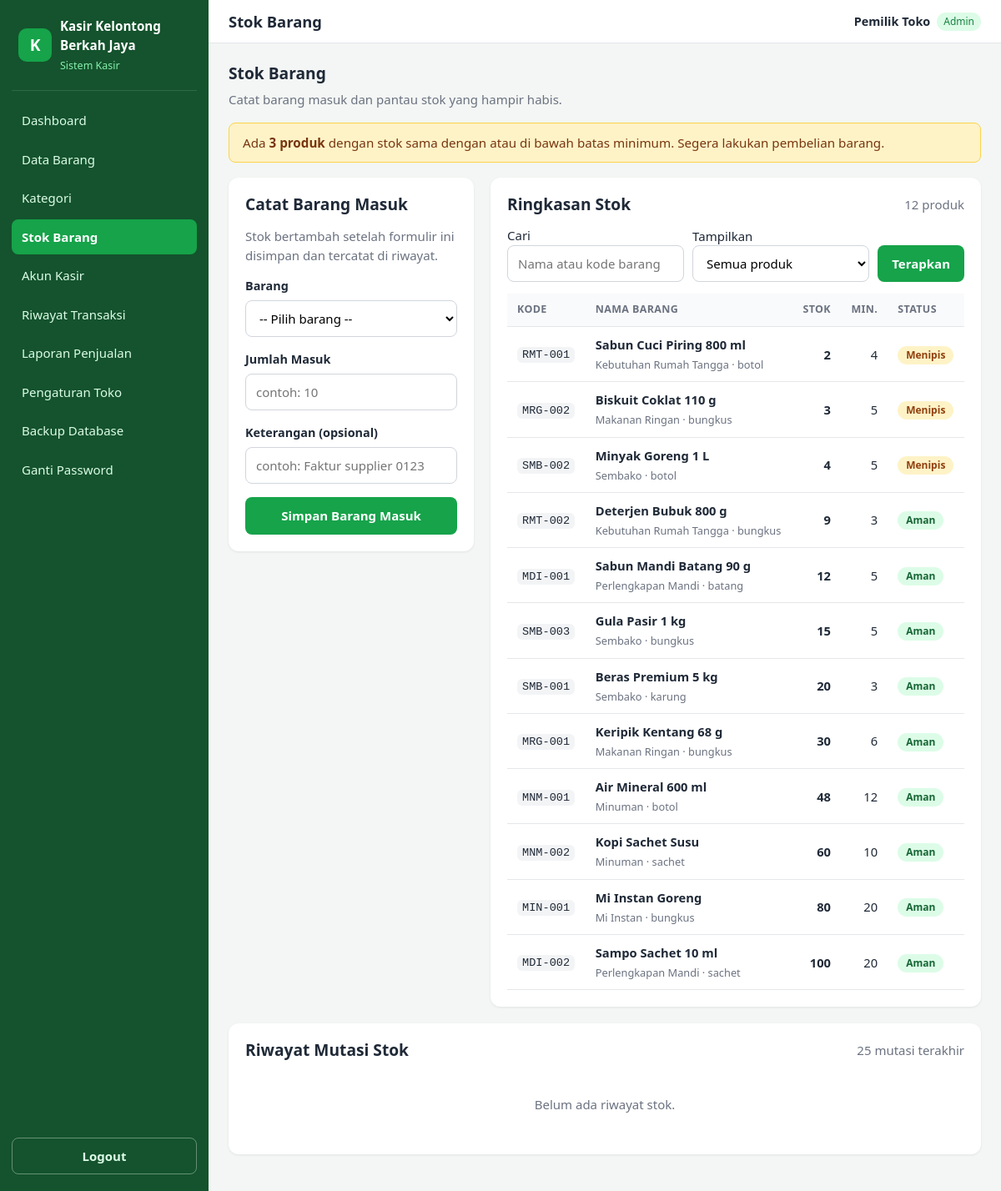
Page /admin/stok/index.php (signed in) on the committed database.
### tables this page shows
CREATE TABLE users (
    id INT UNSIGNED NOT NULL AUTO_INCREMENT,
    username VARCHAR(50) NOT NULL,
    password VARCHAR(255) NOT NULL,  
    nama_lengkap VARCHAR(100) NOT NULL,
    role ENUM('admin', 'kasir') NOT NULL DEFAULT 'kasir',
    is_active TINYINT(1) NOT NULL DEFAULT 1,
    created_at DATETIME NOT NULL DEFAULT CURRENT_TIMESTAMP,
    updated_at DATETIME NULL ON UPDATE CURRENT_TIMESTAMP,
    PRIMARY KEY (id),
    CONSTRAINT uq_users_username UNIQUE (username)
);

CREATE TABLE products (
    id INT UNSIGNED NOT NULL AUTO_INCREMENT,
    kode_barang VARCHAR(30) NOT NULL,
    nama_barang VARCHAR(150) NOT NULL,
    category_id INT UNSIGNED NULL,
    satuan VARCHAR(20) NOT NULL DEFAULT 'pcs',
    harga_modal DECIMAL(12, 2) NOT NULL DEFAULT 0,
    harga_jual DECIMAL(12, 2) NOT NULL DEFAULT 0,
    stok INT NOT NULL DEFAULT 0,
    stok_minimum INT NOT NULL DEFAULT 5,
    is_active TINYINT(1) NOT NULL DEFAULT 1,
    created_at DATETIME NOT NULL DEFAULT CURRENT_TIMESTAMP,
    updated_at DATETIME NULL ON UPDATE CURRENT_TIMESTAMP,
    PRIMARY KEY (id),
    CONSTRAINT uq_products_kode UNIQUE (kode_barang),
    CONSTRAINT chk_products_harga CHECK (
        harga_modal >= 0
        AND harga_jual >= 0
    ),
    CONSTRAINT chk_products_stok CHECK (
        stok >= 0
        AND stok_minimum >= 0
    ),
    CONSTRAINT fk_products_category FOREIGN KEY (category_id) REFERENCES categories (id) ON DELETE SET NULL ON UPDATE CASCADE
);

CREATE TABLE categories (
    id INT UNSIGNED NOT NULL AUTO_INCREMENT,
    nama_kategori VARCHAR(100) NOT NULL,
    created_at DATETIME NOT NULL DEFAULT CURRENT_TIMESTAMP,
    PRIMARY KEY (id),
    CONSTRAINT uq_categories_nama UNIQUE (nama_kategori)
);

### config/database.php (called while the page is built, shortened)
<?php
function db(): PDO
{
    static $pdo = null;
    if ($pdo instanceof PDO) {
        return $pdo;
    }
    $dsn = 'mysql:host=' . DB_HOST . ';dbname=' . DB_NAME . ';charset=' . DB_CHARSET;
    $options = [
        PDO::ATTR_ERRMODE            => PDO::ERRMODE_EXCEPTION,
        PDO::ATTR_DEFAULT_FETCH_MODE => PDO::FETCH_ASSOC,
        PDO::ATTR_EMULATE_PREPARES   => false,
    ];
    try {
        $pdo = new PDO($dsn, DB_USER, DB_PASS, $options);
    } catch (PDOException $e) {
        error_log('[DB] Koneksi gagal: ' . $e->getMessage());
        http_response_code(500);
        exit('Koneksi database gagal. Pastikan MySQL di Laragon sudah berjalan dan pengaturan di config/database.php sudah benar.');
    }
    return $pdo;
}

### includes/auth.php (called while the page is built, shortened)
<?php
function current_user(): ?array
{
    static $cache = null;
    if ($cache !== null) {
        return $cache;
    }
    $id = $_SESSION['user_id'] ?? null;
    $stmt = db()->prepare(
        'SELECT id, username, nama_lengkap, role, is_active
           FROM users
          WHERE id = ?
          LIMIT 1'
    );
    $stmt->execute([(int) $id]);
    $row = $stmt->fetch();
    $cache = $row;
    return $cache;
}
function is_logged_in(): bool
{
    return current_user() !== null;
}
function require_login(): void
{
    if (!is_logged_in()) {
        $expired = !empty($_SESSION['session_expired']);
        unset($_SESSION['session_expired']);
        set_flash('info', $expired
            ? 'Sesi Anda berakhir karena tidak ada aktivitas. Silakan login kembali.'
            : 'Silakan login terlebih dahulu.');
        redirect('auth/login.php');
    }
}
function require_role(string ...$roles): void
{
    require_login();
}

### admin/stok/index.php (the view, shortened to what this page needs)
<?php
require_role(ROLE_ADMIN);
$pageTitle  = 'Stok Barang';
$pdo     = db();
$q       = mb_substr(trim((string) ($_GET['q'] ?? '')), 0, 100);
$filter  = ($_GET['status'] ?? '') === 'menipis' ? 'menipis' : 'semua';
$page    = max(1, (int) ($_GET['page'] ?? 1));
$perPage = 15;
$where  = ['p.is_active = 1'];
$params = [];
$sqlDari = ' FROM products p
             LEFT JOIN categories k ON k.id = p.category_id
            WHERE ' . implode(' AND ', $where);
$stmt = $pdo->prepare('SELECT COUNT(*)' . $sqlDari);
$stmt->execute($params);
$total = (int) $stmt->fetchColumn();
$pg = paginate_info($total, $perPage, $page);
$stmt = $pdo->prepare(
    'SELECT p.id, p.kode_barang, p.nama_barang, p.satuan, p.stok, p.stok_minimum, k.nama_kategori'
    . $sqlDari
    . ' ORDER BY p.stok ASC, p.nama_barang ASC LIMIT ' . $pg['per_page'] . ' OFFSET ' . $pg['offset']
);
$stmt->execute($params);
$daftarStok = $stmt->fetchAll();
$jumlahMenipis = (int) $pdo->query(
    'SELECT COUNT(*) FROM products WHERE is_active = 1 AND stok <= stok_minimum'
)->fetchColumn();
$produkAktif = $pdo->query(
    'SELECT id, kode_barang, nama_barang, stok FROM products WHERE is_active = 1 ORDER BY nama_barang ASC'
)->fetchAll();
$riwayat = $pdo->query(
    'SELECT m.jenis, m.qty, m.stok_sebelum, m.stok_sesudah, m.referensi, m.keterangan, m.created_at,
            p.nama_barang, u.nama_lengkap
       FROM stock_movements m
       JOIN products p ON p.id = m.product_id
       JOIN users u ON u.id = m.user_id
      ORDER BY m.created_at DESC, m.id DESC
      LIMIT 25'
)->fetchAll();
require __DIR__ . '/../../includes/header.php';
?>
<div class="page-header">
    <div>
        <h2>Stok Barang</h2>
        <p class="muted">Catat barang masuk dan pantau stok yang hampir habis.</p>
    </div>
</div>
<?php if ($jumlahMenipis > 0): ?>
    <div class="alert alert-warning">
        Ada <strong><?= $jumlahMenipis ?> produk</strong> dengan stok sama dengan atau di bawah batas minimum.
        Segera lakukan pembelian barang.
    </div>
<?php endif; ?>
<div class="grid-split">
    <section class="card">
        <h2>Catat Barang Masuk</h2>
        <p class="muted">Stok bertambah setelah formulir ini disimpan dan tercatat di riwayat.</p>
        <?php if (empty($produkAktif)): ?>
            <div class="empty-state">Belum ada produk aktif. Tambahkan produk di menu Data Barang terlebih dahulu.</div>
        <?php else: ?>
            <form method="post" action="<?= e(url('admin/stok/barang_masuk.php')) ?>" style="margin-top:14px;">
                <div class="form-group">
                    <label for="product_id">Barang</label>
                    <select id="product_id" name="product_id" required>
                        <option value="" disabled selected>-- Pilih barang --</option>
                    </select>
                </div>
                <div class="form-group">
                    <label for="qty">Jumlah Masuk</label>
                    <input type="number" id="qty" name="qty" min="1" max="999999" step="1" required placeholder="contoh: 10">
                </div>
                <div class="form-group">
                    <label for="keterangan">Keterangan (opsional)</label>
                    <input type="text" id="keterangan" name="keterangan" maxlength="255"
                           placeholder="contoh: Faktur supplier 0123">
                </div>
                <button type="submit" class="btn btn-primary btn-block">Simpan Barang Masuk</button>
            </form>
        <?php endif; ?>
    </section>
    <section class="card">
        <div class="card-header">
            <h2>Ringkasan Stok</h2>
            <span class="muted"><?= $total ?> produk</span>
        </div>
        <form method="get" action="<?= e(url('admin/stok/index.php')) ?>" class="filter-bar" style="margin-bottom:14px;">
            <div>
                <label for="q">Cari</label>
                <input type="text" id="q" name="q" maxlength="100" value="<?= e($q) ?>"
                       placeholder="Nama atau kode barang">
            </div>
            <div>
                <label for="status">Tampilkan</label>
                <select id="status" name="status">
                    <option value="semua" <?= $filter === 'semua' ? 'selected' : '' ?>>Semua produk</option>
                </select>
            </div>
            <button type="submit" class="btn btn-primary">Terapkan</button>
        </form>
        <?php if (empty($daftarStok)): ?>
            <div class="empty-state">Tidak ada produk yang cocok dengan filter.</div>
        <?php else: ?>
            <div class="table-wrap">
                <table class="table">
                    <thead>
                        <tr>
                            <th>Kode</th>
                            <th>Nama Barang</th>
                            <th class="num">Stok</th>
                            <th class="num">Min.</th>
                            <th>Status</th>
                        </tr>
                    </thead>
                    <tbody>
                        <?php foreach ($daftarStok as $s): ?>
                            <tr>
                                <td><code><?= e($s['kode_barang']) ?></code></td>
                                <td>
                                    <strong><?= e($s['nama_barang']) ?></strong>
                                    <div class="hint"><?= e($s['nama_kategori'] ?? 'Tanpa kategori') ?> · <?= e($s['satuan']) ?></div>
                                </td>
                                <td class="num"><span class="stok-angka"><?= (int) $s['stok'] ?></span></td>
                                <td class="num"><?= (int) $s['stok_minimum'] ?></td>
                                <td><?= badge_stok((int) $s['stok'], (int) $s['stok_minimum']) ?></td>
                            </tr>
                        <?php endforeach; ?>
                    </tbody>
                </table>
            </div>
        <?php endif; ?>
    </section>
</div>
<section class="card">
    <div class="card-header">
        <h2>Riwayat Mutasi Stok</h2>
        <span class="muted">25 mutasi terakhir</span>
    </div>
    <?php if (empty($riwayat)): ?>
        <div class="empty-state">Belum ada riwayat stok.</div>
    <?php endif; ?>
</section>
<?php require __DIR__ . '/../../includes/footer.php'; ?>

### includes/header.php (shortened to what this page needs)
<?php
$pageTitle  = $pageTitle ?? APP_NAME;
$user = current_user();
?>
<!DOCTYPE html>
<html lang="id">
<head>
    <link rel="stylesheet" href="<?= e(url('assets/css/style.css')) ?>">
</head>
<body>
<div class="app-layout">
    <?php require __DIR__ . '/sidebar.php'; ?>
    <div class="main-wrapper">
        <header class="topbar">
            <h1 class="topbar-title"><?= e($pageTitle) ?></h1>
            <div class="user-badge">
                <strong><?= e($user['nama_lengkap']) ?></strong>
                <span class="role-tag role-<?= e($user['role']) ?>"><?= e(ucfirst($user['role'])) ?></span>
            </div>
        </header>
        <main class="content">

### includes/functions.php (shortened to what this page needs)
<?php
function e(mixed $value): string
{
    return htmlspecialchars((string) $value, ENT_QUOTES | ENT_SUBSTITUTE, 'UTF-8');
}
function url(string $path = ''): string
{
    return APP_BASE_PATH . '/' . ltrim($path, '/');
}
function status_stok(int $stok, int $stokMinimum): string
{
    if ($stok <= $stokMinimum) {
        return 'menipis';
    }
    return 'aman';
}
function badge_stok(int $stok, int $stokMinimum): string
{
    $status = status_stok($stok, $stokMinimum);
    $label  = ['habis' => 'Habis', 'menipis' => 'Menipis', 'aman' => 'Aman'][$status];
    return '<span class="badge badge-' . $status . '">' . e($label) . '</span>';
}
function paginate_info(int $total, int $perPage, int $page): array
{
    $totalPages = max(1, (int) ceil($total / $perPage));
    $page       = min(max(1, $page), $totalPages);
    return [
        'total'       => $total,
        'per_page'    => $perPage,
        'page'        => $page,
        'total_pages' => $totalPages,
        'offset'      => ($page - 1) * $perPage,
    ];
}

### assets/css/style.css (style rules this page uses)
:root { --primary: #16a34a; --primary-dark: #15803d; --sidebar-bg: #14532d; --bg: #f3f6f4; --card: #ffffff; --text: #1f2937; --muted: #6b7280; --border: #e5e7eb; --danger: #dc2626; --warning: #d97706; --info: #2563eb; --radius: 12px; --shadow: 0 1px 3px rgba(0, 0, 0, .08); }
* { box-sizing: border-box; }
body { margin: 0; font-family: system-ui, -apple-system, "Segoe UI", Roboto, sans-serif; background: var(--bg); color: var(--text); font-size: 15px; line-height: 1.5; }
h1, h2, h3 { margin: 0 0 .5rem; line-height: 1.25; }
h1 { font-size: 1.4rem; }
h2 { font-size: 1.2rem; }
.muted { color: var(--muted); }
.app-layout { display: flex; min-height: 100vh; }
.main-wrapper { margin-left: 250px; flex: 1; min-width: 0; }
.topbar { background: var(--card); border-bottom: 1px solid var(--border); padding: 14px 24px; display: flex; align-items: center; gap: 14px; position: sticky; top: 0; z-index: 30; }
.topbar-title { flex: 1; margin: 0; font-size: 1.15rem; }
.user-badge { display: flex; align-items: center; gap: 8px; font-size: .9rem; }
.role-tag { font-size: .75rem; padding: 2px 8px; border-radius: 999px; background: #dcfce7; color: var(--primary-dark); }
.content { padding: 24px; }
.card { background: var(--card); border-radius: var(--radius); box-shadow: var(--shadow); padding: 20px; margin-bottom: 20px; }
.form-group { margin-bottom: 16px; }
.form-group label { display: block; font-weight: 600; margin-bottom: 6px; font-size: .9rem; }
input, select, textarea { width: 100%; padding: 10px 12px; border: 1px solid #d1d5db; border-radius: 8px; font: inherit; background: #fff; }
.btn { display: inline-flex; align-items: center; justify-content: center; gap: 6px; padding: 10px 16px; border-radius: 8px; border: 1px solid transparent; font: inherit; font-weight: 600; cursor: pointer; text-decoration: none; transition: background .15s, opacity .15s; }
.btn-primary { background: var(--primary); color: #fff; }
.btn-block { width: 100%; }
.alert { padding: 12px 16px; border-radius: 8px; margin-bottom: 18px; font-size: .95rem; border: 1px solid transparent; }
.alert-warning { background: #fef3c7; color: #78350f; border-color: #fcd34d; }
.page-header { display: flex; align-items: center; justify-content: space-between; gap: 12px; flex-wrap: wrap; margin-bottom: 16px; }
.page-header p { margin: 0; }
.card-header { display: flex; justify-content: space-between; align-items: center; gap: 10px; flex-wrap: wrap; margin-bottom: 14px; }
.card-header h2 { margin: 0; }
.grid-split { display: grid; grid-template-columns: minmax(260px, 1fr) 2fr; gap: 20px; align-items: start; }
.filter-bar { display: flex; flex-wrap: wrap; gap: 10px; align-items: flex-end; }
.filter-bar>div { flex: 1 1 160px; }
.filter-bar .btn { flex: 0 0 auto; }
.table-wrap { overflow-x: auto; }
.table { width: 100%; border-collapse: collapse; font-size: .92rem; }
.table th, .table td { padding: 10px 12px; border-bottom: 1px solid var(--border); text-align: left; vertical-align: middle; }
.table th { background: #f9fafb; font-weight: 600; color: var(--muted); font-size: .78rem; text-transform: uppercase; letter-spacing: .03em; white-space: nowrap; }
.table .num { text-align: right; white-space: nowrap; }
.table code { font-size: .85rem; background: #f3f4f6; padding: 2px 6px; border-radius: 6px; }
.stok-angka { font-weight: 700; }
.badge { display: inline-block; padding: 2px 10px; border-radius: 999px; font-size: .75rem; font-weight: 600; white-space: nowrap; }
.badge-aman { background: #dcfce7; color: #166534; }
.badge-menipis { background: #fef3c7; color: #92400e; }
.hint { font-size: .8rem; color: var(--muted); margin-top: 4px; }
.empty-state { text-align: center; padding: 28px 16px; color: var(--muted); }
.table-wrap { -webkit-overflow-scrolling: touch; }
.table td, .table th { max-width: 320px; }

### rows in the picture
users: nama_lengkap "Pemilik Toko", role "Admin"
products: kode_barang "RMT-001", nama_barang "Sabun Cuci Piring 800 ml", category.nama_kategori "Kebutuhan Rumah Tangga", satuan "botol", stok "2", stok_minimum "4", label "Menipis"
products: kode_barang "MRG-002", nama_barang "Biskuit Coklat 110 g", category.nama_kategori "Makanan Ringan", satuan "bungkus", stok "3", stok_minimum "5", label "Menipis"
products: kode_barang "SMB-002", nama_barang "Minyak Goreng 1 L", category.nama_kategori "Sembako", satuan "botol", stok "4", stok_minimum "5", label "Menipis"
products: kode_barang "RMT-002", nama_barang "Deterjen Bubuk 800 g", category.nama_kategori "Kebutuhan Rumah Tangga", satuan "bungkus", stok "9", stok_minimum "3", label "Aman"
products: kode_barang "MDI-001", nama_barang "Sabun Mandi Batang 90 g", category.nama_kategori "Perlengkapan Mandi", satuan "batang", stok "12", stok_minimum "5", label "Aman"
products: kode_barang "SMB-003", nama_barang "Gula Pasir 1 kg", category.nama_kategori "Sembako", satuan "bungkus", stok "15", stok_minimum "5", label "Aman"
products: kode_barang "SMB-001", nama_barang "Beras Premium 5 kg", category.nama_kategori "Sembako", satuan "karung", stok "20", stok_minimum "3", label "Aman"
products: kode_barang "MRG-001", nama_barang "Keripik Kentang 68 g", category.nama_kategori "Makanan Ringan", satuan "bungkus", stok "30", stok_minimum "6", label "Aman"
products: kode_barang "MNM-001", nama_barang "Air Mineral 600 ml", category.nama_kategori "Minuman", satuan "botol", stok "48", stok_minimum "12", label "Aman"
products: kode_barang "MNM-002", nama_barang "Kopi Sachet Susu", category.nama_kategori "Minuman", satuan "sachet", stok "60", stok_minimum "10", label "Aman"
products: kode_barang "MIN-001", nama_barang "Mi Instan Goreng", category.nama_kategori "Mi Instan", satuan "bungkus", stok "80", stok_minimum "20", label "Aman"
products: kode_barang "MDI-002", nama_barang "Sampo Sachet 10 ml", category.nama_kategori "Perlengkapan Mandi", satuan "sachet", stok "100", stok_minimum "20", label "Aman"

### other values in the picture
APP_NAME "Kasir Kelontong Berkah Jaya"
$label "Dashboard"
$label "Data Barang"
$label "Kategori"
$label "Stok Barang"
$label "Akun Kasir"
$label "Riwayat Transaksi"
$label "Laporan Penjualan"
$label "Pengaturan Toko"
$label "Backup Database"
$pageTitle "Stok Barang"
$jumlahMenipis "3"
$total "12"
